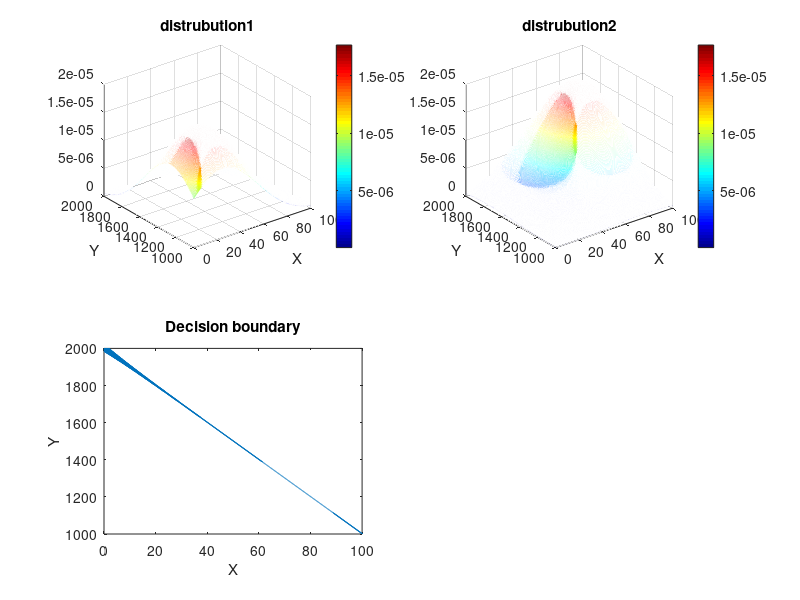

MATLAB code to generate this figure:
clear;
%change the number here
x = 0:0.1:100;
y = 1000:2000;
ux = 25;
ax = 30;
uy = 1250;
ay = 300;
p = 0;
%%%%%%
[X, Y] = meshgrid(x,y);
z = ((X - ux).^2)/ax/ax + ((Y - uy).^2)/ay/ay - 2*p.*(X - ux).*(Y - uy)/ax/ay;
f = 1/2/pi/ax/ay/(sqrt(1 - p*p))*exp((-1)*z./2/(1-p*p));

subplot(2,2,1);
mesh(X,Y,f);
colormap jet;
colorbar;
title('distrubution1');
xlabel('X');
ylabel('Y');

%change the number here
x = 0:0.1:100;
y = 1000:2000;
ux = 75;
ax = 30;
uy = 1750;
ay = 300;
p = 0;
%%%%%%
[X, Y] = meshgrid(x,y);
z = ((X - ux).^2)/ax/ax + ((Y - uy).^2)/ay/ay - 2*p.*(X - ux).*(Y - uy)/ax/ay;
f2 = 1/2/pi/ax/ay/(sqrt(1 - p*p))*exp((-1)*z./2/(1-p*p));

subplot(2,2,2);
mesh(X,Y,f2);
colormap jet;
colorbar;
title('distrubution2');
xlabel('X');
ylabel('Y');

m = 0.005*max(f2);
a = 1;
for i = 1:1001
    for j = 1:1001
        if (f(i,j) - f2(i,j)) > 0
            if  ((f(i,j) - f2(i,j)) < m(j))
            c(a) = i*0.1;  
            d(a) = j+1000;
            a = a+1;
            end
        else
            if  ((f2(i,j) - f(i,j)) < m(j))
            c(a) = i*0.1;  
            d(a) = j+1000;
            a = a+1;
            end
        end
    end
end

subplot(2,2,3);
plot (c,d);
xlim([0 100]);
ylim([1000 2000]);
title('Decision boundary');
xlabel('X');
ylabel('Y');
